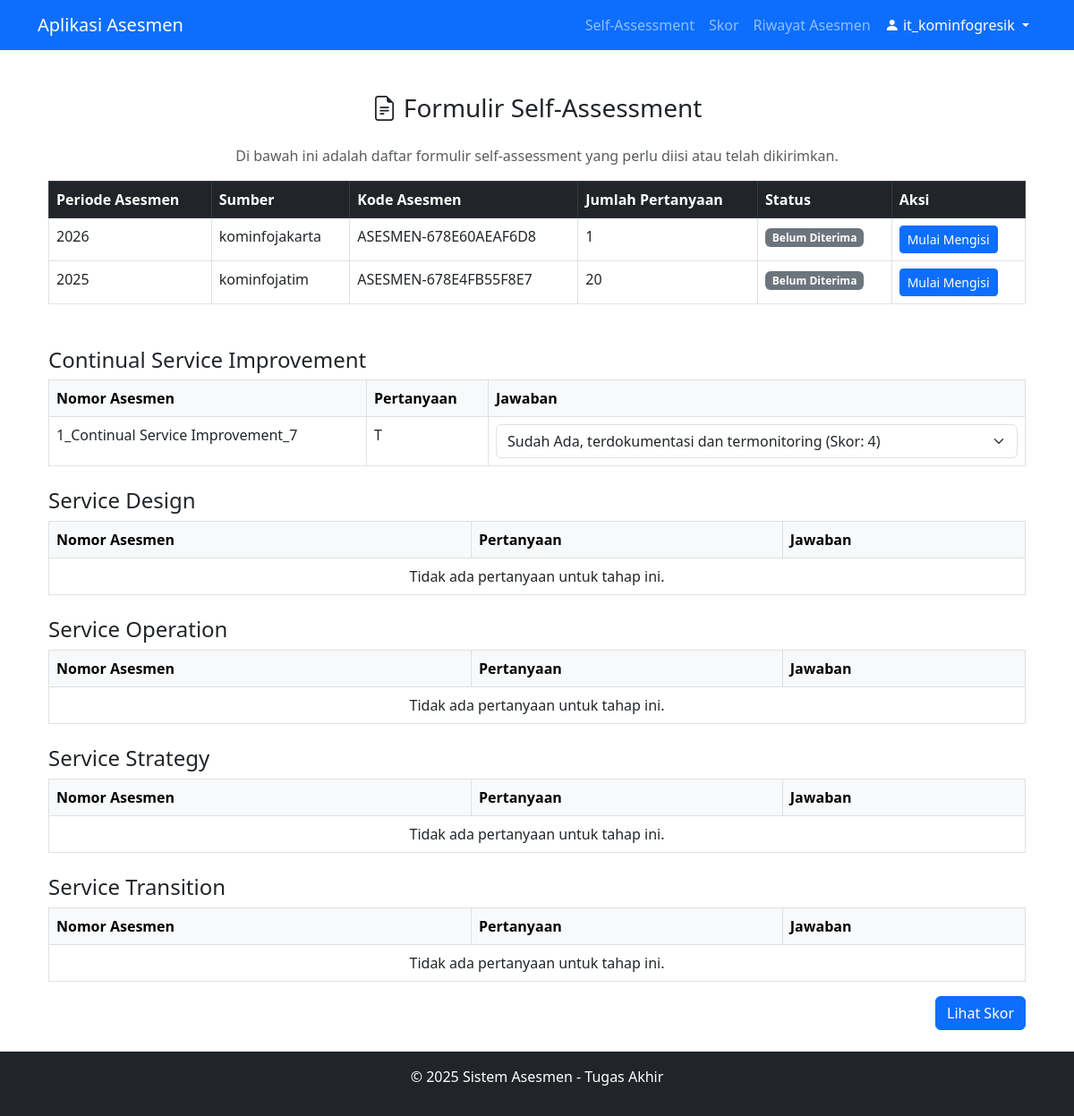
Page /views/asesi/formulir_asesmen.php?asesmen_kode=ASESMEN-678E60AEAF6D8 (signed in) on the committed database.
### tables this page shows
CREATE TABLE `asesmen_pertanyaan` (
  `id` int(11) NOT NULL,
  `kode_mapping` varchar(255) NOT NULL,
  `asesmen_periode` int(11) DEFAULT NULL,
  `pertanyaan` text NOT NULL,
  `created_at` timestamp NOT NULL DEFAULT CURRENT_TIMESTAMP,
  `asesor_id` int(11) NOT NULL
);

### views/asesi/formulir_asesmen.php (the view, shortened to what this page needs)
<?php
include '../../includes/db.php';
include '../../includes/header.php';
function mapFormStatusToLabel($status, $role)
{
    $status_map = [
        'Asesi' => [
            0 => 'Belum Diterima',
            1 => 'Diterima',
            3 => 'Terkirim'
        ],
        'Asesor' => [
            0 => 'Belum Dikirim',
            1 => 'Dikirim',
            3 => 'Self-Assessment Diterima'
        ]
    ];
    return isset($status_map[$role][$status]) ? $status_map[$role][$status] : 'Tidak Diketahui';
}
$user_id = $_SESSION['user_id'];
$asesmen_kode = isset($_GET['asesmen_kode']) ? $conn->real_escape_string($_GET['asesmen_kode']) : null;
$lifecycle_query = $conn->query("
    SELECT DISTINCT SUBSTRING_INDEX(SUBSTRING_INDEX(kode_mapping, '_', 2), '_', -1) AS itil_service_lifecycle
    FROM asesmen_pertanyaan
    WHERE kode_mapping IS NOT NULL
    ORDER BY itil_service_lifecycle ASC
");
$lifecycle_stages = [];
if ($lifecycle_query && $lifecycle_query->num_rows > 0) {
    while ($row = $lifecycle_query->fetch_assoc()) {
        $lifecycle_stages[] = $row['itil_service_lifecycle'];
    }
}
if ($asesmen_kode) {
    foreach ($lifecycle_stages as $stage) {
        $questions_query = $conn->query("
            SELECT DISTINCT q.id, q.kode_mapping, q.pertanyaan
            FROM asesmen_pertanyaan q
            JOIN asesi a ON a.asesmen_periode = q.asesmen_periode
            WHERE SUBSTRING_INDEX(SUBSTRING_INDEX(q.kode_mapping, '_', 2), '_', -1) = '$stage'
            AND a.asesmen_kode = '$asesmen_kode'
            AND a.user_id = $user_id
        ");
    }
}
$maturity_query = $conn->query("SELECT kondisi, skor FROM maturity ORDER BY skor ASC");
$maturity = [];
if ($maturity_query && $maturity_query->num_rows > 0) {
    while ($row = $maturity_query->fetch_assoc()) {
        $maturity[$row['kondisi']] = $row['skor'];
    }
}
$existing_answers_query = $conn->query("
    SELECT question_id, jawaban, skor
    FROM asesmen_jawaban
    WHERE asesmen_kode = '$asesmen_kode' AND user_id = $user_id
");
$existing_answers = [];
if ($existing_answers_query && $existing_answers_query->num_rows > 0) {
    while ($row = $existing_answers_query->fetch_assoc()) {
        $existing_answers[$row['question_id']] = $row;
    }
}
$incoming_forms_query = $conn->query("
    SELECT a.asesmen_kode, a.asesmen_periode, a.form_status, u.username AS asesor_name, COUNT(q.id) AS total_questions
    FROM asesi a
    JOIN asesmen_pertanyaan q ON a.asesmen_periode = q.asesmen_periode
    JOIN users u ON a.asesor_id = u.id
    WHERE a.user_id = $user_id
    GROUP BY a.asesmen_kode, a.asesmen_periode, u.username
    ORDER BY a.asesmen_periode DESC
");
?>
<div class="container my-5">
    <h3 class="text-center mb-4"><i class="bi bi-file-earmark-text"></i> Formulir Self-Assessment</h3>
    <p class="text-center text-muted">Di bawah ini adalah daftar formulir self-assessment yang perlu diisi atau telah dikirimkan.</p>
    <table class="table table-bordered table-hover">
        <thead class="table-dark">
            <tr>
                <th>Periode Asesmen</th>
                <th>Sumber</th>
                <th>Kode Asesmen</th>
                <th>Jumlah Pertanyaan</th>
                <th>Status</th>
                <th>Aksi</th>
            </tr>
        </thead>
        <tbody>
            <?php if ($incoming_forms_query && $incoming_forms_query->num_rows > 0): ?>
                <?php while ($row = $incoming_forms_query->fetch_assoc()): ?>
                    <tr>
                        <td><?php echo htmlspecialchars($row['asesmen_periode']); ?></td>
                        <td><?php echo htmlspecialchars($row['asesor_name']); ?></td>
                        <td><?php echo htmlspecialchars($row['asesmen_kode']); ?></td>
                        <td><?php echo htmlspecialchars($row['total_questions']); ?></td>
                        <td>
                            <?php
                            $status_label = mapFormStatusToLabel((int)$row['form_status'], 'Asesi');
                            $badge_class = $row['form_status'] == 3 ? 'success' : ($row['form_status'] == 2 ? 'warning' : ($row['form_status'] == 1 ? 'primary' : 'secondary'));
                            ?>
                            <span class="badge bg-<?php echo $badge_class; ?>">
                                <?php echo htmlspecialchars($status_label); ?>
                            </span>
                        </td>
                        <td>
                            <?php if ((int)$row['form_status'] === 3): ?>
                                <a href="lihat_skor.php?asesmen_kode=<?php echo urlencode($row['asesmen_kode']); ?>" class="btn btn-sm btn-success">Lihat Skor</a>
                            <?php else: ?>
                                <a href="formulir_asesmen.php?asesmen_kode=<?php echo urlencode($row['asesmen_kode']); ?>" class="btn btn-sm btn-primary">
                                    <?php echo (int)$row['form_status'] === 2 ? 'Lanjutkan' : 'Mulai Mengisi'; ?>
                                </a>
                            <?php endif; ?>
                        </td>
                    </tr>
                <?php endwhile; ?>
            <?php else: ?>
                <tr>
                    <td colspan="6" class="text-center">Tidak ada formulir masuk atau riwayat pengisian.</td>
                </tr>
            <?php endif; ?>
        </tbody>
    </table>
</div>
<?php if ($asesmen_kode): ?>
    <div class="container mt-5">
        <form method="POST" action="formulir_asesmen.php?asesmen_kode=<?php echo htmlspecialchars($asesmen_kode); ?>">
            <?php foreach ($lifecycle_stages as $stage): ?>
                <h4 class="mt-4"><?php echo htmlspecialchars($stage); ?></h4>
                <table class="table table-bordered">
                    <thead class="table-light">
                        <tr>
                            <th>Nomor Asesmen</th>
                            <th>Pertanyaan</th>
                            <th>Jawaban</th>
                        </tr>
                    </thead>
                    <tbody>
                        <?php
                        $questions_query = $conn->query("
                            SELECT DISTINCT q.id, q.kode_mapping, q.pertanyaan
                            FROM asesmen_pertanyaan q
                            JOIN asesi a ON a.asesmen_periode = q.asesmen_periode
                            WHERE SUBSTRING_INDEX(SUBSTRING_INDEX(q.kode_mapping, '_', 2), '_', -1) = '$stage'
                            AND a.asesmen_kode = '$asesmen_kode'
                        ");
                        $questions = $questions_query ? $questions_query->fetch_all(MYSQLI_ASSOC) : [];
                        if (!empty($questions)): ?>
                            <?php foreach ($questions as $question): ?>
                                <tr>
                                    <td><?php echo htmlspecialchars($question['kode_mapping']); ?></td>
                                    <td><?php echo htmlspecialchars($question['pertanyaan']); ?></td>
                                    <td>
                                        <select name="answers[<?php echo $question['id']; ?>][jawaban]" class="form-select" required>
                                            <?php foreach ($maturity as $kondisi => $skor): ?>
                                                <option value="<?php echo htmlspecialchars($kondisi); ?>"
                                                    <?php echo isset($existing_answers[$question['id']]['jawaban']) && $existing_answers[$question['id']]['jawaban'] === $kondisi ? 'selected' : ''; ?>>
                                                    <?php echo htmlspecialchars($kondisi); ?> (Skor: <?php echo $skor; ?>)
                                                </option>
                                            <?php endforeach; ?>
                                        </select>
                                    </td>
                                </tr>
                            <?php endforeach; ?>
                        <?php else: ?>
                            <tr>
                                <td colspan="3" class="text-center">Tidak ada pertanyaan untuk tahap ini.</td>
                            </tr>
                        <?php endif; ?>
                    </tbody>
                </table>
            <?php endforeach; ?>
            <div class="text-end">
                <button type="submit" name="submit_assessment" class="btn btn-primary">Lihat Skor</button>
            </div>
        </form>
    </div>
<?php endif; ?>
<?php include '../../includes/footer.php'; ?>

### rows in the picture
asesmen_pertanyaan: kode_mapping "1_Continual Service Improvement_7", pertanyaan "T", id "Sudah Ada, terdokumentasi dan termonitoring (Skor: 4)"

### other values in the picture
$_SESSION['user'] "it_kominfogresik"
$row['asesmen_periode'] "2026"
$row['asesor_name'] "kominfojakarta"
$row['asesmen_kode'] "ASESMEN-678E60AEAF6D8"
$row['total_questions'] "1"
$status_label "Belum Diterima"
$row['asesmen_periode'] "2025"
$row['asesor_name'] "kominfojatim"
$row['asesmen_kode'] "ASESMEN-678E4FB55F8E7"
$row['total_questions'] "20"
$stage "Continual Service Improvement"
$stage "Service Design"
$stage "Service Operation"
$stage "Service Strategy"
$stage "Service Transition"
